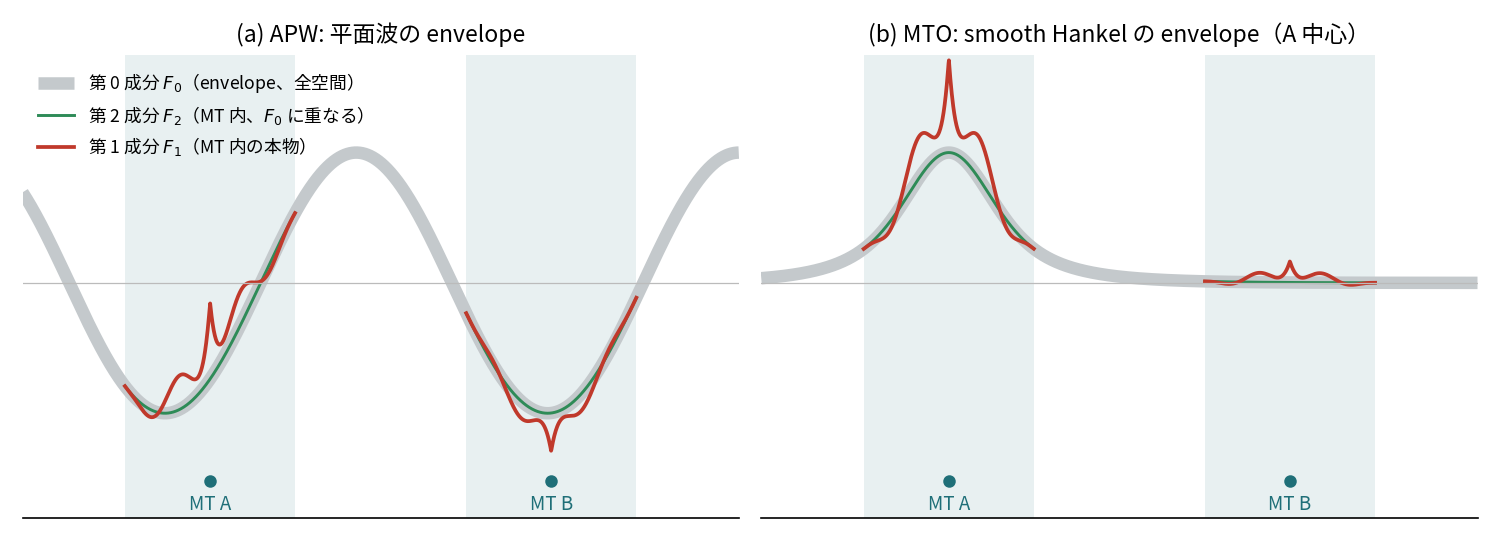

Python code for this plot:
#!/usr/bin/env python3
"""Schematic of the PMT basis (APW and MTO) in the 3-component formalism, a 1D cut through two MT spheres (2026-11-13).

    python3 pmt_basis.py      # writes pmt_basis.png and pmt_basis.dat next to this script

Illustration only, not from an ecalj run: the 0th component is a plane wave (APW) or a smooth Hankel h0 centred on atom A (MTO);
the 2nd component is set equal to the 0th within the MT (condition A'); the 1st component is the 2nd plus a bump that has zero
value and slope at the MT boundary (condition B) and a sharp peak at the nucleus, standing in for the true partial waves.
"""
import os
import numpy as np
import matplotlib
matplotlib.use('Agg')
import matplotlib.pyplot as plt
from scipy.special import erfc

here = os.path.dirname(os.path.abspath(__file__))
plt.rcParams['font.family'] = ['Noto Sans CJK JP', 'DejaVu Sans']

xa, xb, R = -2.0, 2.0, 1.0           # atoms A, B and the MT radius
x = np.linspace(-4.2, 4.2, 2001)


def smhankel(r, rsm=0.5, kappa=1.0):
    """Smooth Hankel h0 (Eq. 25 of the page): finite at r = 0, -> exp(-kappa r)/r for r >> rsm."""
    r = np.maximum(r, 1e-6)
    a = rsm * kappa / 2
    return (np.exp(-kappa * r) * erfc(a - r / rsm) - np.exp(kappa * r) * erfc(a + r / rsm)) / (2 * r)


def bump(x, xc, amp):
    """Zero value and slope at |x - xc| = R; peaked at the nucleus like a true partial wave."""
    d = np.abs(x - xc) / R
    w = np.where(d < 1, (1 - d**2)**2, 0.0)
    return amp * w * (np.exp(-d / 0.12) - 0.35 * np.cos(2.5 * np.pi * d))


cases = {
    'APW': np.cos(1.4 * x + 0.4),
    'MTO': smhankel(np.abs(x - xa)) / smhankel(np.array([0.0]))[0],
}
amps = {'APW': (0.9, -0.45), 'MTO': (1.1, 0.25)}

fig, axs = plt.subplots(1, 2, figsize=(10, 3.6), sharey=True)
cols = [x]
for ax, (name, f0) in zip(axs, cases.items()):
    f1 = f0 + bump(x, xa, amps[name][0]) + bump(x, xb, amps[name][1])
    inmt = (np.abs(x - xa) < R) | (np.abs(x - xb) < R)
    aug = np.where(inmt, f1, f0)                      # A[F] = F0 + F1 - F2, with F2 = F0 inside the MT
    for xc, lab in ((xa, 'A'), (xb, 'B')):
        ax.axvspan(xc - R, xc + R, color='#1f6f78', alpha=0.10, lw=0)
        ax.text(xc, -1.78, f'MT {lab}', ha='center', va='bottom', fontsize=9, color='#1f6f78')
        ax.plot([xc], [-1.52], marker='o', ms=5, color='#1f6f78')  # nucleus
    ax.plot(x, f0, color='#c4c9cc', lw=6, solid_capstyle='butt', label='第 0 成分 $F_0$（envelope、全空間）')
    ax.plot(x, np.where(inmt, f0, np.nan), color='#2e8b57', lw=1.4, label='第 2 成分 $F_2$（MT 内、$F_0$ に重なる）')
    ax.plot(x, np.where(inmt, f1, np.nan), color='#c0392b', lw=1.8, label='第 1 成分 $F_1$（MT 内の本物）')
    ax.set_title({'APW': '(a) APW: 平面波の envelope', 'MTO': '(b) MTO: smooth Hankel の envelope（A 中心）'}[name], fontsize=11)
    ax.axhline(0, color='#bbb', lw=0.6)
    ax.set_xlim(x[0], x[-1]); ax.set_ylim(-1.8, 1.75)
    ax.set_xticks([]); ax.set_yticks([])
    for s in ('top', 'right', 'left'):
        ax.spines[s].set_visible(False)
    cols += [f0, f1, aug]
axs[0].legend(loc='upper left', fontsize=8.5, frameon=False, ncol=1)
fig.tight_layout()
fig.savefig(os.path.join(here, 'pmt_basis.png'), dpi=150)
np.savetxt(os.path.join(here, 'pmt_basis.dat'), np.array(cols).T, fmt='%.6f',
           header='pmt_basis.py (2026-11-13), schematic, MT A at x=-2, B at x=2, R=1\n'
                  'x  APW:F0 F1 A[F]  MTO:F0 F1 A[F]   (F2 = F0 inside the MT)')
